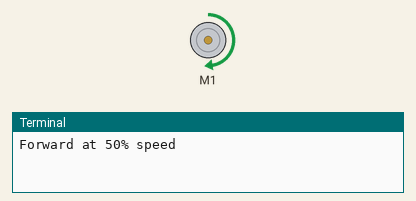
Recording of a program running on a simulated Raspberry Pi (BCM pin numbers). Parts: DC motor (green arrow = forward, orange = backward, longer = faster), the last lines printed to the terminal. At 4.0 s the program stops and its outputs stay as they are.

Above: at 0.1 s.
At 2.1 s:
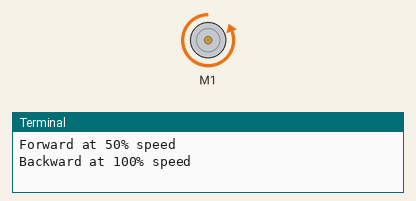
At 4.1 s:
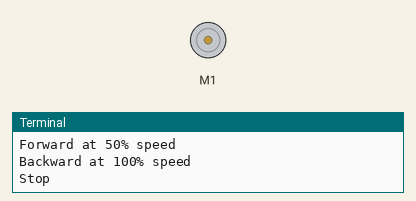
Timing chart, 0 to 5.5 s (numbered marks = the images above):
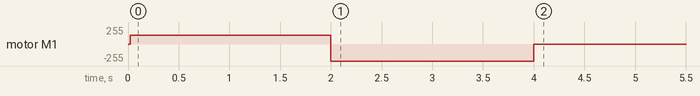

Measured:
- by itself, motor M1: stopped → forward 128/255 at 0.02 s, → backward 255/255 2.0 s later, → stopped 2.0 s later

The program:

MotorMethod.py
```python
import time
from gpiozero import Motor


class MotorController:
    def __init__(self, forward_pin, backward_pin, enable_pin):
        # enable_pin carries the PWM signal for speed (L298N's ENA pin)
        self._motor = Motor(forward=forward_pin, backward=backward_pin, enable=enable_pin)

    def drive(self, speed: float, direction: int):
        """
        speed:     0.0 - 1.0
        direction: 1 = forward, 0 = backward
        """
        if not 0.0 <= speed <= 1.0:
            raise ValueError("speed must be between 0.0 and 1.0")
        if direction not in (0, 1):
            raise ValueError("direction must be 0 (backward) or 1 (forward)")

        if speed == 0:
            self._motor.stop()
        elif direction == 1:
            self._motor.forward(speed)
        else:
            self._motor.backward(speed)

    def stop(self):
        self._motor.stop()


def main():
    # Change these to match your wiring
    motor = MotorController(forward_pin=18, backward_pin=13, enable_pin=19)

    try:
        print("Forward at 50% speed")
        motor.drive(0.5, 1)
        time.sleep(2)

        print("Backward at 100% speed")
        motor.drive(1.0, 0)
        time.sleep(2)

        print("Stop")
        motor.stop()
    except KeyboardInterrupt:
        motor.stop()


if __name__ == "__main__":
    main()
```
